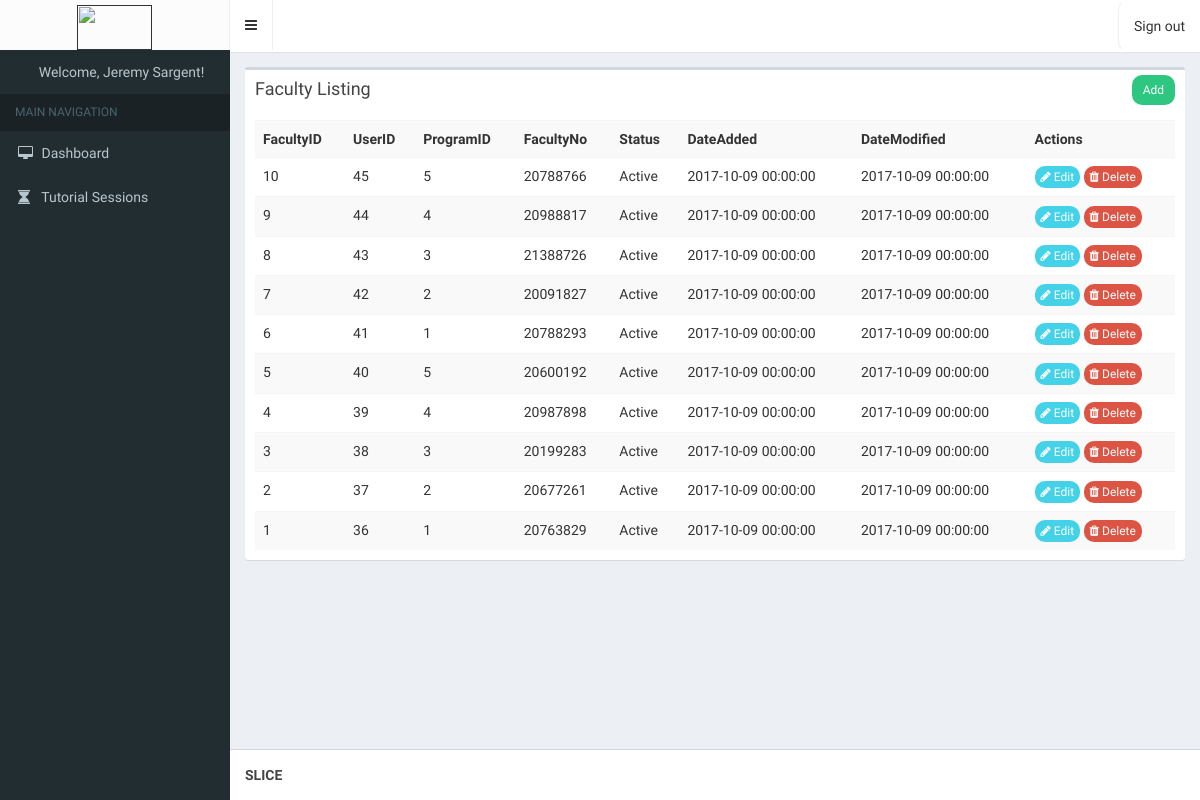
/index.php/faculty (signed in), run on the app's committed database.
### tables this page shows
CREATE TABLE `faculty` (
  `facultyID` int(11) NOT NULL,
  `userID` int(11) NOT NULL,
  `facultyNo` varchar(11) NOT NULL,
  `programID` int(11) NOT NULL,
  `status` varchar(100) NOT NULL,
  `dateAdded` datetime NOT NULL,
  `dateModified` datetime DEFAULT NULL
);

### application/controllers/Faculty.php (called while the page is built, shortened)
<?php
class Faculty extends CI_Controller{
    function __construct()
    {
        $this->load->model('Faculty_model');
        $this->load->library('loginvalidation');
    }
    function index()
    {
        $params['limit'] = RECORDS_PER_PAGE;
        $params['offset'] = ($this->input->get('per_page')) ? $this->input->get('per_page') : 0;
        $data['faculty'] = $this->Faculty_model->get_all_faculty($params);
        $data['_view'] = 'faculty/index';
        $this->load->view('layouts/main',$data);
    }
}

### index.php (called while the page is built, shortened)
<?php
require_once BASEPATH.'core/CodeIgniter.php';

### application/models/Faculty_model.php (called while the page is built, shortened)
<?php
class Faculty_model extends CI_Model
{
    function get_all_faculty_count()
    {
        $this->db->from('faculty');
        return $this->db->count_all_results();
    }
    function get_all_faculty($params = array())
    {
        $this->db->order_by('facultyID', 'desc');
        if(isset($params) && !empty($params))
        {
            $this->db->limit($params['limit'], $params['offset']);
        }
        return $this->db->get('faculty')->result_array();
    }
}

### application/views/faculty/index.php (the view, shortened to what this page needs)
<div class="row">
    <div class="col-md-12">
        <div class="box">
            <div class="box-header">
                <h3 class="box-title">Faculty Listing</h3>
            	<div class="box-tools">
                    <a href="<?php echo site_url('faculty/add'); ?>" class="btn btn-success btn-sm">Add</a>
                </div>
            </div>
            <div class="box-body">
                <table class="table table-striped datatable">
                    <tr>
						<th>FacultyID</th>
						<th>UserID</th>
						<th>ProgramID</th>
						<th>FacultyNo</th>
						<th>Status</th>
						<th>DateAdded</th>
						<th>DateModified</th>
						<th>Actions</th>
                    </tr>
                    <?php foreach($faculty as $f){ ?>
                    <tr>
						<td><?php echo $f['facultyID']; ?></td>
						<td><?php echo $f['userID']; ?></td>
						<td><?php echo $f['programID']; ?></td>
						<td><?php echo $f['facultyNo']; ?></td>
						<td><?php echo $f['status']; ?></td>
						<td><?php echo $f['dateAdded']; ?></td>
						<td><?php echo $f['dateModified']; ?></td>
						<td>
                            <a href="<?php echo site_url('faculty/edit/'.$f['facultyID']); ?>" class="btn btn-info btn-xs"><span class="fa fa-pencil"></span> Edit</a>
                            <a href="<?php echo site_url('faculty/remove/'.$f['facultyID']); ?>" class="btn btn-danger btn-xs"><span class="fa fa-trash"></span> Delete</a>
                        </td>
                    </tr>
                    <?php } ?>
                </table>
            </div>
        </div>
    </div>
</div>

### data on the page
faculty: facultyID "10", userID "45", programID "5", facultyNo "20788766", status "Active", dateAdded "2017-10-09 00:00:00", dateModified "2017-10-09 00:00:00"
faculty: facultyID "9", userID "44", programID "4", facultyNo "20988817", status "Active", dateAdded "2017-10-09 00:00:00", dateModified "2017-10-09 00:00:00"
faculty: facultyID "8", userID "43", programID "3", facultyNo "21388726", status "Active", dateAdded "2017-10-09 00:00:00", dateModified "2017-10-09 00:00:00"
faculty: facultyID "7", userID "42", programID "2", facultyNo "20091827", status "Active", dateAdded "2017-10-09 00:00:00", dateModified "2017-10-09 00:00:00"
faculty: facultyID "6", userID "41", programID "1", facultyNo "20788293", status "Active", dateAdded "2017-10-09 00:00:00", dateModified "2017-10-09 00:00:00"
faculty: facultyID "5", userID "40", programID "5", facultyNo "20600192", status "Active", dateAdded "2017-10-09 00:00:00", dateModified "2017-10-09 00:00:00"
faculty: facultyID "4", userID "39", programID "4", facultyNo "20987898", status "Active", dateAdded "2017-10-09 00:00:00", dateModified "2017-10-09 00:00:00"
faculty: facultyID "3", userID "38", programID "3", facultyNo "20199283", status "Active", dateAdded "2017-10-09 00:00:00", dateModified "2017-10-09 00:00:00"
faculty: facultyID "2", userID "37", programID "2", facultyNo "20677261", status "Active", dateAdded "2017-10-09 00:00:00", dateModified "2017-10-09 00:00:00"
faculty: facultyID "1", userID "36", programID "1", facultyNo "20763829", status "Active", dateAdded "2017-10-09 00:00:00", dateModified "2017-10-09 00:00:00"

### other printed values
$_SESSION['fn'] "Jeremy"
$_SESSION['ln'] "Sargent"
